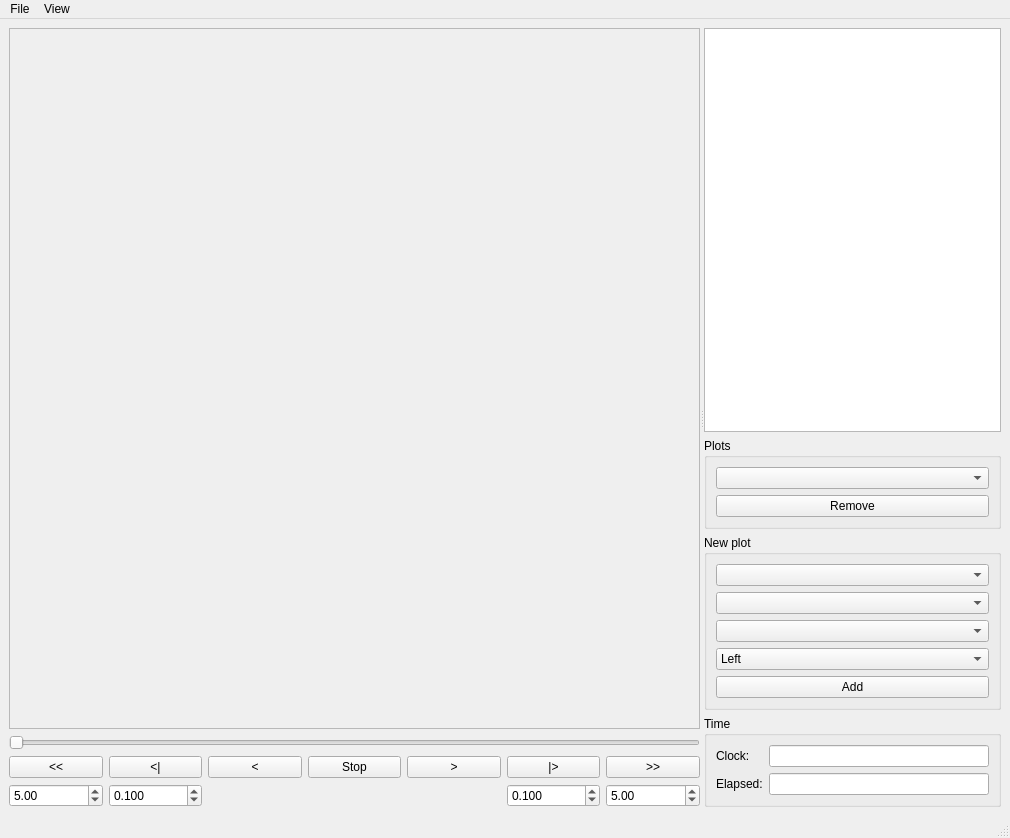
<?xml version="1.0" encoding="UTF-8"?>
<ui version="4.0">
 <class>TplotMainWindow</class>
 <widget class="QMainWindow" name="TplotMainWindow">
  <property name="geometry">
   <rect>
    <x>0</x>
    <y>0</y>
    <width>1010</width>
    <height>838</height>
   </rect>
  </property>
  <property name="windowTitle">
   <string>MainWindow</string>
  </property>
  <widget class="QWidget" name="centralwidget">
   <layout class="QVBoxLayout" name="verticalLayout_3">
    <item>
     <widget class="QSplitter" name="splitter">
      <property name="orientation">
       <enum>Qt::Horizontal</enum>
      </property>
      <widget class="QWidget" name="layoutWidget">
       <layout class="QVBoxLayout" name="verticalLayout" stretch="1,0,0">
        <item>
         <widget class="QFrame" name="plotFrame">
          <property name="sizePolicy">
           <sizepolicy hsizetype="Preferred" vsizetype="Expanding">
            <horstretch>0</horstretch>
            <verstretch>0</verstretch>
           </sizepolicy>
          </property>
          <property name="frameShape">
           <enum>QFrame::StyledPanel</enum>
          </property>
          <property name="frameShadow">
           <enum>QFrame::Raised</enum>
          </property>
         </widget>
        </item>
        <item>
         <widget class="QSlider" name="timeSlider">
          <property name="maximum">
           <number>1000</number>
          </property>
          <property name="orientation">
           <enum>Qt::Horizontal</enum>
          </property>
         </widget>
        </item>
        <item>
         <layout class="QGridLayout" name="gridLayout">
          <item row="0" column="0">
           <widget class="QPushButton" name="fastReverseButton">
            <property name="text">
             <string>&lt;&lt;</string>
            </property>
           </widget>
          </item>
          <item row="0" column="1">
           <widget class="QPushButton" name="stepBackButton">
            <property name="text">
             <string>&lt;|</string>
            </property>
           </widget>
          </item>
          <item row="0" column="2">
           <widget class="QPushButton" name="playReverseButton">
            <property name="text">
             <string>&lt;</string>
            </property>
           </widget>
          </item>
          <item row="0" column="3">
           <widget class="QPushButton" name="stopButton">
            <property name="text">
             <string>Stop</string>
            </property>
           </widget>
          </item>
          <item row="0" column="4">
           <widget class="QPushButton" name="playButton">
            <property name="text">
             <string>&gt;</string>
            </property>
           </widget>
          </item>
          <item row="0" column="5">
           <widget class="QPushButton" name="stepForwardButton">
            <property name="text">
             <string>|&gt;</string>
            </property>
           </widget>
          </item>
          <item row="0" column="6">
           <widget class="QPushButton" name="fastForwardButton">
            <property name="text">
             <string>&gt;&gt;</string>
            </property>
           </widget>
          </item>
          <item row="1" column="0">
           <widget class="QDoubleSpinBox" name="fastReverseSpin">
            <property name="minimum">
             <double>0.010000000000000</double>
            </property>
            <property name="maximum">
             <double>1000.000000000000000</double>
            </property>
            <property name="singleStep">
             <double>0.500000000000000</double>
            </property>
            <property name="value">
             <double>5.000000000000000</double>
            </property>
           </widget>
          </item>
          <item row="1" column="1">
           <widget class="QDoubleSpinBox" name="stepBackSpin">
            <property name="decimals">
             <number>3</number>
            </property>
            <property name="singleStep">
             <double>0.010000000000000</double>
            </property>
            <property name="value">
             <double>0.100000000000000</double>
            </property>
           </widget>
          </item>
          <item row="1" column="5">
           <widget class="QDoubleSpinBox" name="stepForwardSpin">
            <property name="decimals">
             <number>3</number>
            </property>
            <property name="singleStep">
             <double>0.010000000000000</double>
            </property>
            <property name="value">
             <double>0.100000000000000</double>
            </property>
           </widget>
          </item>
          <item row="1" column="6">
           <widget class="QDoubleSpinBox" name="fastForwardSpin">
            <property name="minimum">
             <double>0.010000000000000</double>
            </property>
            <property name="maximum">
             <double>1000.000000000000000</double>
            </property>
            <property name="singleStep">
             <double>0.500000000000000</double>
            </property>
            <property name="value">
             <double>5.000000000000000</double>
            </property>
           </widget>
          </item>
         </layout>
        </item>
       </layout>
      </widget>
      <widget class="QWidget" name="layoutWidget">
       <layout class="QVBoxLayout" name="verticalLayout_2">
        <item>
         <widget class="QTreeWidget" name="treeWidget">
          <property name="columnCount">
           <number>2</number>
          </property>
          <attribute name="headerVisible">
           <bool>false</bool>
          </attribute>
          <column>
           <property name="text">
            <string notr="true">1</string>
           </property>
          </column>
          <column>
           <property name="text">
            <string notr="true">2</string>
           </property>
          </column>
         </widget>
        </item>
        <item>
         <widget class="QGroupBox" name="groupBox_2">
          <property name="title">
           <string>Plots</string>
          </property>
          <layout class="QVBoxLayout" name="verticalLayout_9">
           <item>
            <widget class="QComboBox" name="plotsCombo"/>
           </item>
           <item>
            <widget class="QPushButton" name="removeButton">
             <property name="text">
              <string>Remove</string>
             </property>
            </widget>
           </item>
          </layout>
         </widget>
        </item>
        <item>
         <widget class="QGroupBox" name="groupBox">
          <property name="title">
           <string>New plot</string>
          </property>
          <layout class="QVBoxLayout" name="verticalLayout_8">
           <item>
            <widget class="QComboBox" name="recordCombo"/>
           </item>
           <item>
            <widget class="QComboBox" name="xCombo"/>
           </item>
           <item>
            <widget class="QComboBox" name="yCombo"/>
           </item>
           <item>
            <widget class="QComboBox" name="axisCombo">
             <item>
              <property name="text">
               <string>Left</string>
              </property>
             </item>
             <item>
              <property name="text">
               <string>Right</string>
              </property>
             </item>
             <item>
              <property name="text">
               <string>3</string>
              </property>
             </item>
             <item>
              <property name="text">
               <string>4</string>
              </property>
             </item>
            </widget>
           </item>
           <item>
            <widget class="QPushButton" name="addPlotButton">
             <property name="text">
              <string>Add</string>
             </property>
            </widget>
           </item>
          </layout>
         </widget>
        </item>
        <item>
         <widget class="QGroupBox" name="groupBox_3">
          <property name="title">
           <string>Time</string>
          </property>
          <layout class="QFormLayout" name="formLayout">
           <item row="0" column="0">
            <widget class="QLabel" name="clockLabel">
             <property name="text">
              <string>Clock:</string>
             </property>
            </widget>
           </item>
           <item row="0" column="1">
            <widget class="QLineEdit" name="clockEdit">
             <property name="readOnly">
              <bool>true</bool>
             </property>
            </widget>
           </item>
           <item row="1" column="0">
            <widget class="QLabel" name="elapsedLabel">
             <property name="text">
              <string>Elapsed:</string>
             </property>
            </widget>
           </item>
           <item row="1" column="1">
            <widget class="QLineEdit" name="elapsedEdit">
             <property name="readOnly">
              <bool>true</bool>
             </property>
            </widget>
           </item>
          </layout>
         </widget>
        </item>
       </layout>
      </widget>
     </widget>
    </item>
   </layout>
  </widget>
  <widget class="QMenuBar" name="menubar">
   <property name="geometry">
    <rect>
     <x>0</x>
     <y>0</y>
     <width>1010</width>
     <height>27</height>
    </rect>
   </property>
   <widget class="QMenu" name="menuFile">
    <property name="title">
     <string>File</string>
    </property>
    <addaction name="action_Open"/>
    <addaction name="actionSynchronize"/>
    <addaction name="separator"/>
    <addaction name="action_Quit"/>
   </widget>
   <widget class="QMenu" name="menuView">
    <property name="title">
     <string>View</string>
    </property>
    <addaction name="actionCourse_Map"/>
   </widget>
   <addaction name="menuFile"/>
   <addaction name="menuView"/>
  </widget>
  <widget class="QStatusBar" name="statusbar"/>
  <action name="action_Open">
   <property name="text">
    <string>&amp;Open</string>
   </property>
  </action>
  <action name="action_Quit">
   <property name="text">
    <string>&amp;Quit</string>
   </property>
   <property name="shortcut">
    <string>Ctrl+Q</string>
   </property>
  </action>
  <action name="actionSynchronize">
   <property name="text">
    <string>Synchronize</string>
   </property>
  </action>
  <action name="actionCourse_Map">
   <property name="text">
    <string>Course Map</string>
   </property>
  </action>
 </widget>
 <resources/>
 <connections/>
</ui>
